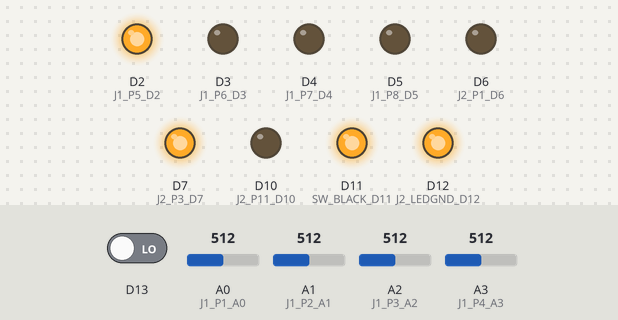
Bench run of a sketch on a simulated Arduino MKR. On the bench: output pins drawn as LEDs (lit = HIGH). The test bench sets the inputs (shaded band); at power-on: D13 LOW, A0 (J1_P1_A0) = 512, A1 (J1_P2_A1) = 512, A2 (J1_P3_A2) = 512, A3 (J1_P4_A3) = 512. Nothing arrives over Bluetooth unless stated; a phone connects over Bluetooth LE 3 s after start; what the sketch prints to the serial monitor is not drawn.

Above: at 0.05 s.
Timing chart, 0 to 3.0 s (numbered marks = the images above):
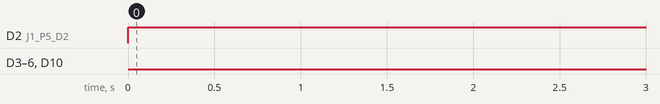

Measured:
- by itself, D2 (J1_P5_D2): HIGH → LOW at 3.0 s, → HIGH 0.20 s later, → LOW 0.10 s later, → HIGH 0.30 s later, … (633 changes in this stretch)
- by itself, D3 (J1_P6_D3): LOW → HIGH at 3.3 s, → LOW 0.10 s later, → HIGH 0.30 s later, → LOW 0.10 s later, … (631 changes in this stretch)
- by itself, D4 (J1_P7_D4): LOW → HIGH at 3.0 s, → LOW 0.10 s later, → HIGH 0.30 s later, → LOW 0.10 s later, … (632 changes in this stretch)
- by itself, D5 (J1_P8_D5): LOW → HIGH at 3.1 s, → LOW 0.10 s later, → HIGH 0.30 s later, → LOW 0.10 s later, … (632 changes in this stretch)
- by itself, D6 (J2_P1_D6): LOW → HIGH at 3.1 s, → LOW 0.20 s later, → HIGH 0.20 s later, → LOW 0.20 s later, … (632 changes in this stretch)
- by itself, D10 (J2_P11_D10): LOW → HIGH at 3.0 s, → LOW 0.10 s later, → HIGH 0.20 s later, → LOW 0.20 s later, … (633 changes in this stretch)

The sketch:

Keypad_Firmware.ino
```cpp
//COM4
#include <ArduinoBLE.h>
#include "WiFiNINA.h"


#define SW_BLACK_D11 11    // Switch Black Wire (COMMON)
#define SW_GREEN_A6 A6     // Switch Green Wire, Position 1
#define SW_RED_D13 13      // Switch Red Wire, Position 2
#define SW_WHITE_A7 A7     // Switch White Wire, Position 3

#define J1_P1_A0 A0       // Output for Buttons 1, 5, 10
#define J1_P2_A1 A1       // Output for Buttons 2, 6, 11
#define J1_P3_A2 A2       // Output for Buttons 3, 7, 12
#define J1_P4_A3 A3       // Output for Buttons 4, 8, 9, 13
#define J1_P5_D2 2         // Keypad Column for Button 9
#define J1_P6_D3 3         // Keypad Column for Buttons 10, 11, 12, 13
#define J1_P7_D4 4         // Keypad Column for Buttons 1, 2, 3, 4
#define J1_P8_D5 5         // Keypad Column for Buttons 5, 6, 7, 8
#define J2_P1_D6 6         // Keypad Row for Buttons 5, 6, 7, 8, 9
#define J2_P11_D10 10      // Keypad Row for Buttons 1,2,3,4,10,11,12,13

#define J2_P3_D7 7         // Button 1 LED GND   and    GREEN LED GND
#define J2_P5_D8 8         // Button 2 LED GND   and    YELLOW LED GND
#define J2_P7_D9 9         // Button 3 LED GND   and    RED LED GND
#define J2_LEDGND_D12 12   // All Other Buttons LED GND

byte inputArray[16] = {0};  //Switch Position 1,2,3 = G-A6,R-D13,W-A7

BLEService LEDService("19B10000-E8F2-537E-4F6C-D104768A1214"); // BLE LED Service
// BLE LED Switch Characteristic - custom 128-bit UUID, read and writable by central
BLECharacteristic LEDCharacteristic("19B10001-E8F2-537E-4F6C-D104768A1214", BLERead | BLENotify | BLEWrite, 16);

void setup() {

  Serial.begin(9600);

  // begin initialization
  if (!BLE.begin()) {
    Serial.println("starting BLE failed!");
  }
  // set advertised local name and service UUID:
  BLE.setLocalName("Button LED Device");
  BLE.setAdvertisedService(LEDService);
  // add the characteristic to the service
  LEDService.addCharacteristic(LEDCharacteristic);
  // add service
  BLE.addService(LEDService);
  // start advertising
  BLE.advertise();
  Serial.println("BLE LED Peripheral, waiting for connections....");

  pinMode(J1_P5_D2, OUTPUT);
  pinMode(J1_P6_D3, OUTPUT);
  pinMode(J1_P7_D4, OUTPUT);
  pinMode(J1_P8_D5, OUTPUT);
  pinMode(J2_P1_D6, OUTPUT);
  pinMode(J2_P11_D10, OUTPUT);
  digitalWrite(J1_P5_D2, LOW);
  digitalWrite(J1_P6_D3, LOW);
  digitalWrite(J1_P7_D4, LOW);
  digitalWrite(J1_P8_D5, LOW);
  digitalWrite(J2_P1_D6, LOW);
  digitalWrite(J2_P11_D10, LOW);

  pinMode(J2_P3_D7, OUTPUT);
  pinMode(J1_P5_D2, OUTPUT);
  pinMode(J1_P5_D2, OUTPUT);
  digitalWrite(J2_P3_D7, HIGH);
  digitalWrite(J1_P5_D2, HIGH);
  digitalWrite(J1_P5_D2, HIGH);

  pinMode(SW_BLACK_D11, OUTPUT);
  pinMode(J2_LEDGND_D12, OUTPUT);
  digitalWrite(SW_BLACK_D11, HIGH);
  digitalWrite(J2_LEDGND_D12, HIGH);

}


void loop() {
  // listen for BLE peripherals to connect:
  BLEDevice central = BLE.central();
  // if a central is connected to peripheral:
  if (central) {
    Serial.print("Connected to central: ");
    // print the central's MAC address:
    Serial.println(central.address());
    // while the central is still connected to peripheral:
    while (central.connected()) {
      readInputs();
      displayInputs();
      LEDCharacteristic.writeValue(inputArray, sizeof(inputArray));
    }
    // when the central disconnects, print it out:
    Serial.print(F("Disconnected from central: "));
    Serial.println(central.address());
  }
}


void readInputs() {

  digitalWrite(J2_P11_D10, HIGH);             // Keypad Row for Buttons 1,2,3,4,10,11,12,13
  digitalWrite(J2_P1_D6, LOW);                // Keypad Row for Buttons 5, 6, 7, 8, 9
  digitalWrite(J1_P7_D4, HIGH);               //Col for buttons 1-4
  digitalWrite(J1_P8_D5, LOW);                //Col for buttons 5-8
  digitalWrite(J1_P5_D2, LOW);                //Col for Button 9
  digitalWrite(J1_P6_D3, LOW);                //Col for Buttons 10-13
  delay(100);
  inputArray[0] = analogRead(J1_P1_A0);     //Output for Buttons 1, 5, 10
  inputArray[1] = analogRead(J1_P2_A1);     //Output for Buttons 2, 6, 11
  inputArray[2] = analogRead(J1_P3_A2);     //Output for Buttons 3, 7, 12
  inputArray[3] = analogRead(J1_P4_A3);     //Output for Buttons 4, 8, 9, 13


  digitalWrite(J2_P11_D10, LOW);              // Keypad Row for Buttons 1,2,3,4,10,11,12,13
  digitalWrite(J2_P1_D6, HIGH);               // Keypad Row for Buttons 5, 6, 7, 8, 9
  digitalWrite(J1_P7_D4, LOW);                //Col for buttons 1-4
  digitalWrite(J1_P8_D5, HIGH);               //Col for buttons 5-8
  digitalWrite(J1_P5_D2, LOW);                //Col for Button 9
  digitalWrite(J1_P6_D3, LOW);                //Col for Buttons 10-13
  delay(100);
  inputArray[4] = analogRead(J1_P1_A0);     //Output for Buttons 1, 5, 10
  inputArray[5] = analogRead(J1_P2_A1);     //Output for Buttons 2, 6, 11
  inputArray[6] = analogRead(J1_P3_A2);     //Output for Buttons 3, 7, 12
  inputArray[7] = analogRead(J1_P4_A3);     //Output for Buttons 4, 8, 9, 13


  digitalWrite(J2_P11_D10, LOW);              // Keypad Row for Buttons 1,2,3,4,10,11,12,13
  digitalWrite(J2_P1_D6, HIGH);               // Keypad Row for Buttons 5, 6, 7, 8, 9
  digitalWrite(J1_P7_D4, LOW);                //Col for buttons 1-4
  digitalWrite(J1_P8_D5, LOW);                //Col for buttons 5-8
  digitalWrite(J1_P5_D2, HIGH);               //Col for Button 9
  digitalWrite(J1_P6_D3, LOW);                //Col for Buttons 10-13
  delay(100);
  inputArray[8] = analogRead(J1_P4_A3);     //Output for Buttons 4, 8, 9, 13


  digitalWrite(J2_P11_D10, HIGH);             // Keypad Row for Buttons 1,2,3,4,10,11,12,13
  digitalWrite(J2_P1_D6, LOW);                // Keypad Row for Buttons 5, 6, 7, 8, 9
  digitalWrite(J1_P7_D4, LOW);                //Col for buttons 1-4
  digitalWrite(J1_P8_D5, LOW);                //Col for buttons 5-8
  digitalWrite(J1_P5_D2, LOW);                //Col for Button 9
  digitalWrite(J1_P6_D3, HIGH);               //Col for Buttons 10-13
  delay(100);
  inputArray[9] = analogRead(J1_P1_A0);     //Output for Buttons 1, 5, 10
  inputArray[10] = analogRead(J1_P2_A1);    //Output for Buttons 2, 6, 11
  inputArray[11] = analogRead(J1_P3_A2);    //Output for Buttons 3, 7, 12
  inputArray[12] = analogRead(J1_P4_A3);    //Output for Buttons 4, 8, 9, 13


  inputArray[13] = 0; //analogRead(A6);
  inputArray[14] = digitalRead(13);
  inputArray[15] = 0; //analogRead(A7);

}


void displayInputs() {

  Serial.print("Button status: ");
  for (int x = 0; x < 13; x++) {
    Serial.print(inputArray[x]); Serial.print(",");
  }
  Serial.println();


  Serial.print("Switch status: ");
  for (int x = 13; x < 16; x++) {
    Serial.print(inputArray[x]); Serial.print(",");
  }
  Serial.println();
}
```
